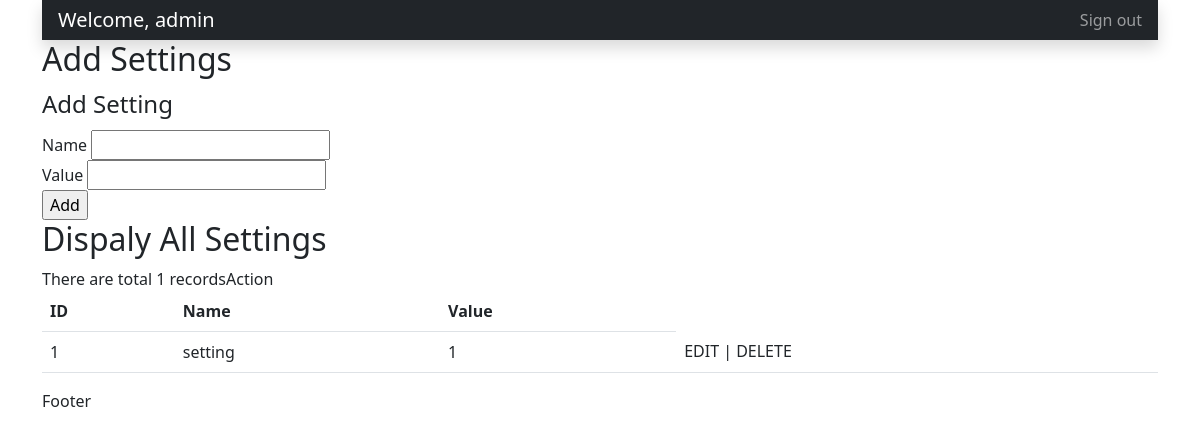
Screenshot of /admin/settings.php (signed in) with the database file from the repository.
### tables this page shows
CREATE TABLE `settings` (
  `id` int(11) NOT NULL,
  `name` varchar(250) NOT NULL,
  `value` varchar(250) NOT NULL
);

### admin/settings.php (the view, shortened to what this page needs)
<!DOCTYPE html>
<html lang="en">
<head>
    <link rel="stylesheet" href="../css/bootstrap.css"/>
</head>
<body>
    <div class="container">
      <?php include('inc_welcomemenu.php');?>
        <div class="row">
            <div class="col-xxl-4">
                <h2>Add Settings</h2>
                <form method="post" name='addsetting' action="settings.php">
                    <fieldset><legend>Add Setting</legend>
                    <label>Name</label>
                    <input type="text" name="name">
                    <br/>
                    <label>Value</label>
                    <input type="text" name="value">
                    <br/>
                    <input type="submit" name='submit' value="Add">
                    </fieldset>
</form>
          </div>
            <div class="col-xxl-8">
            <h2>Dispaly All Settings</h2>
            <?php
                $sql = "SELECT * from settings order by id DESC";
                include('dbconnection.php');
                $query=mysqli_query($conn, $sql);
                $count = mysqli_num_rows($query);
                if($count>=1)
                {
                    echo "There are total $count records";
                    echo "<table class='table'><tr><th>ID</th><th>Name</th><th>Value</th>Action</th></tr>";
                    while($row = mysqli_fetch_array($query))
                    {
                        echo "<tr>";
                        echo "<td>".$row['id']."</td>";
                        echo "<td>".$row['name']."</td>";
                        echo "<td>".$row['value']."</td>";
                        echo "<td>EDIT | DELETE</td>";
                    }
                    echo "</table>";
                }
                else{
                    echo "No records Found";
                }
            ?>
            </div>
        </div>
        <div class="col-xxl-12">Footer</div>
    </div>
</body>
</html>

### rows the page displays
settings: id "1", name "setting", value "1"

### other values shown
$_SESSION['name'] "admin"
$count "1"
